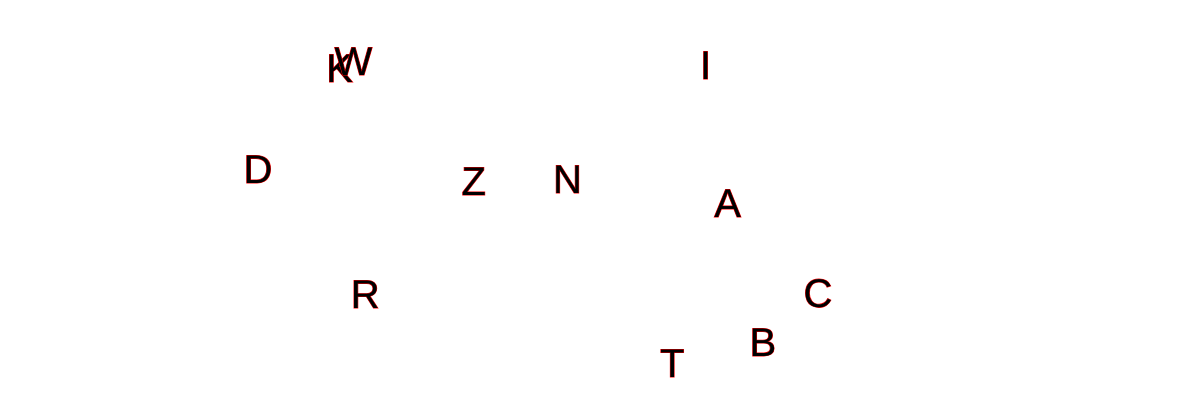
Frame 1 (no input)
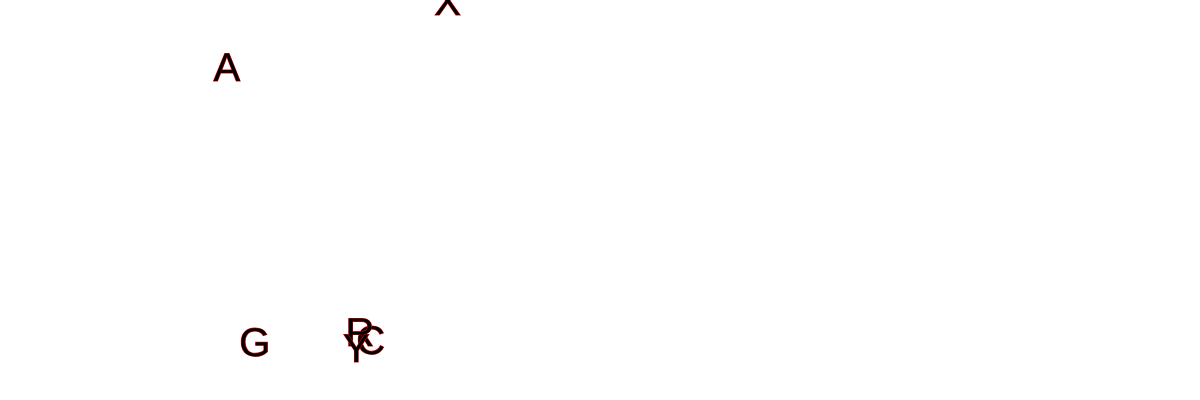
Frame 60 (no input)
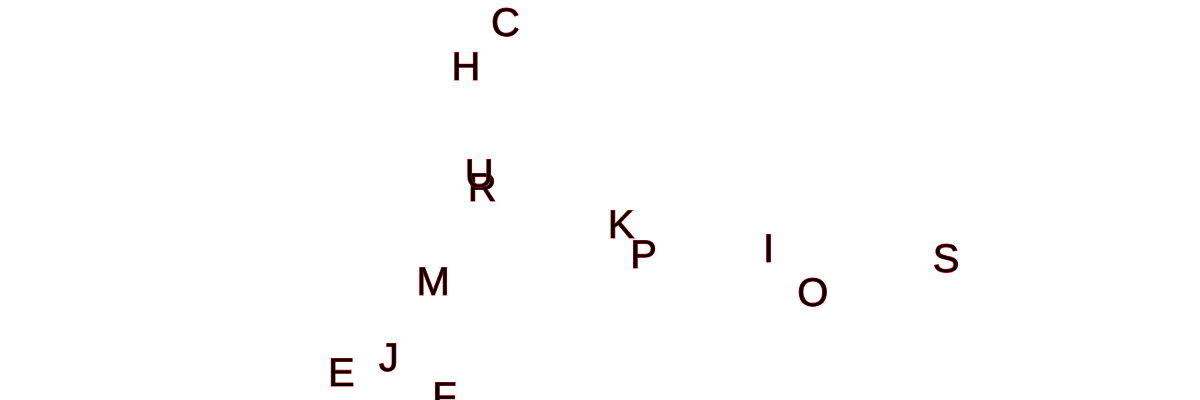
Frame 120 (the mouse pressed at the canvas centre since frame 60)

The p5.js sketch that drew these frames (run headless with seeded random() and noise() and a simulated clock; from frame 60 on, the mouse is pressed at the canvas centre):

// p5.js sketch
// ── sketch.js

function setup() {
  createCanvas(1200,400);
  
   
}

function draw() {
  background(255,255,255);  

  

  for(var i=65;i<91;i++)
  {
   var object= String.fromCharCode(i);
  rain1= new rain(object);
  rain1.display();

  
  }
 

}


// ── rain.js
class rain
{
    constructor(rain)
    {
        this.rain=rain;
        this.x=random(0,1000);
        this.y=random(0,1000);
    }
    display()
    {
        this.y=this.y+10;
        textSize(40);
         stroke("red");
        text(this.rain,this.x,this.y);
    }
}
